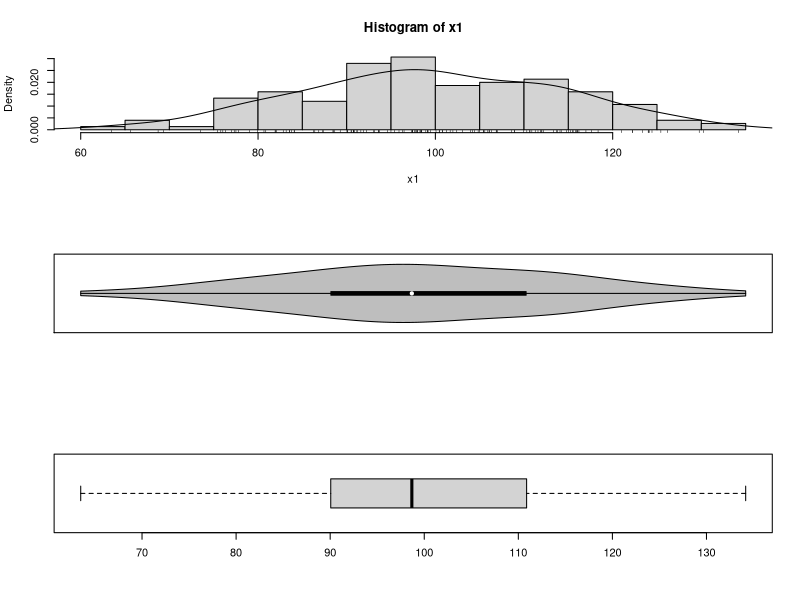
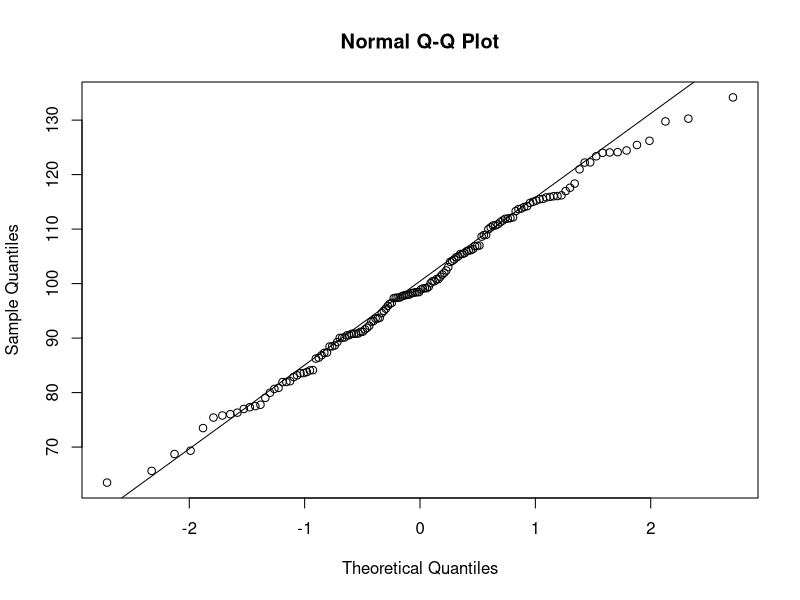
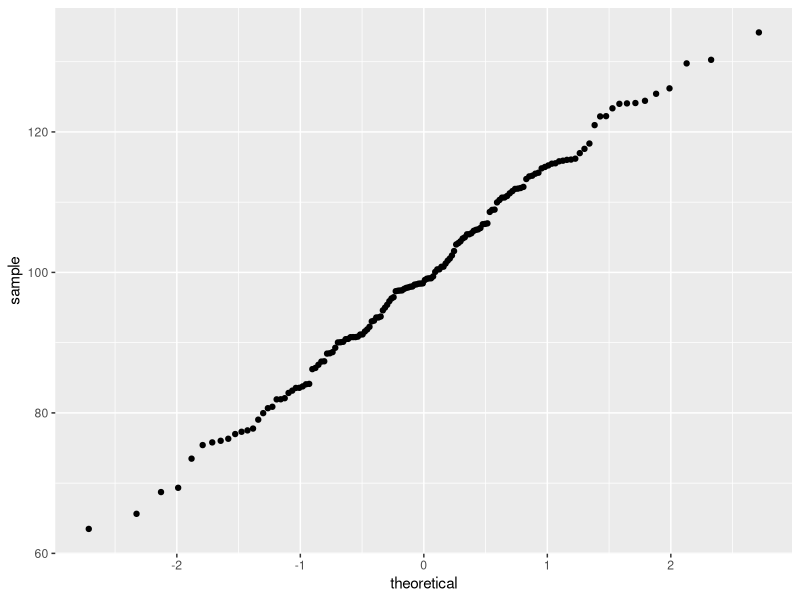
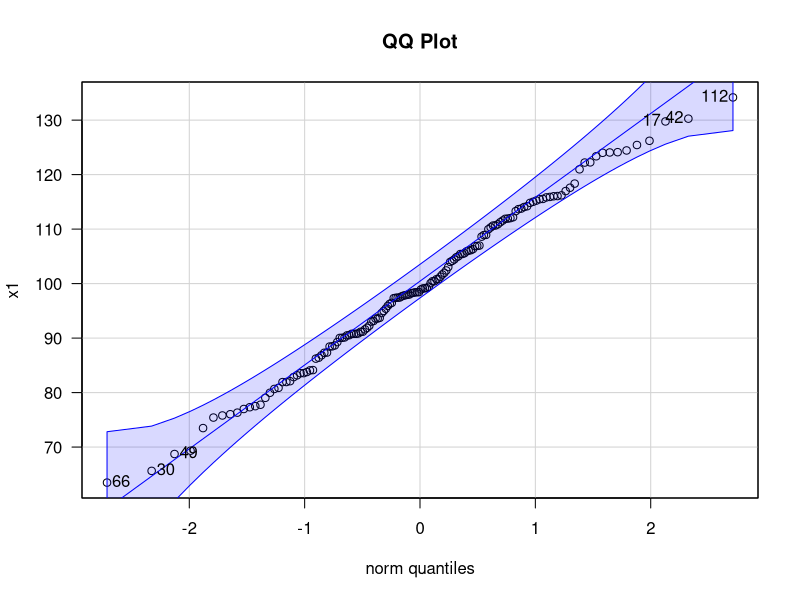
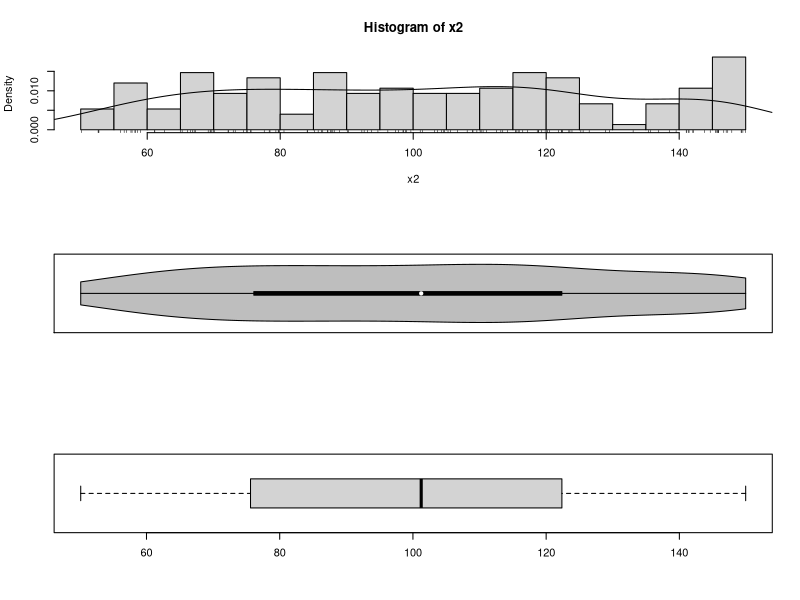
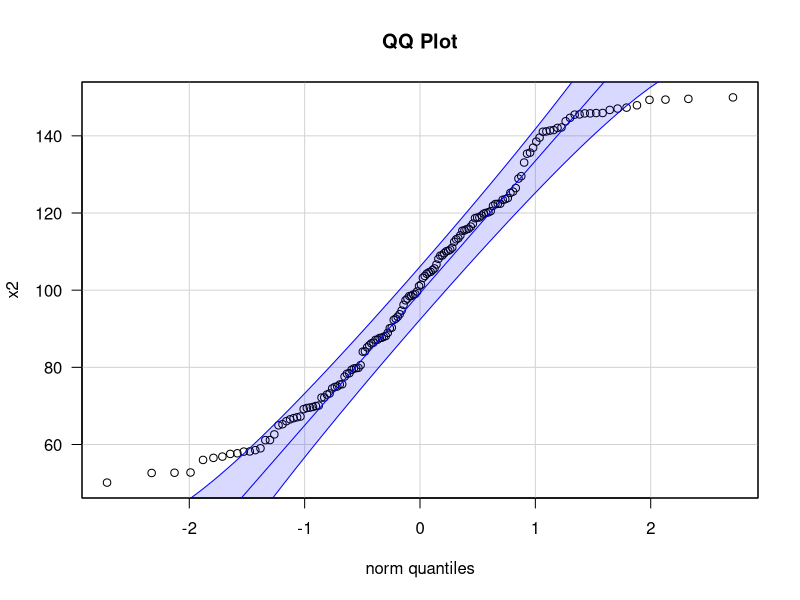
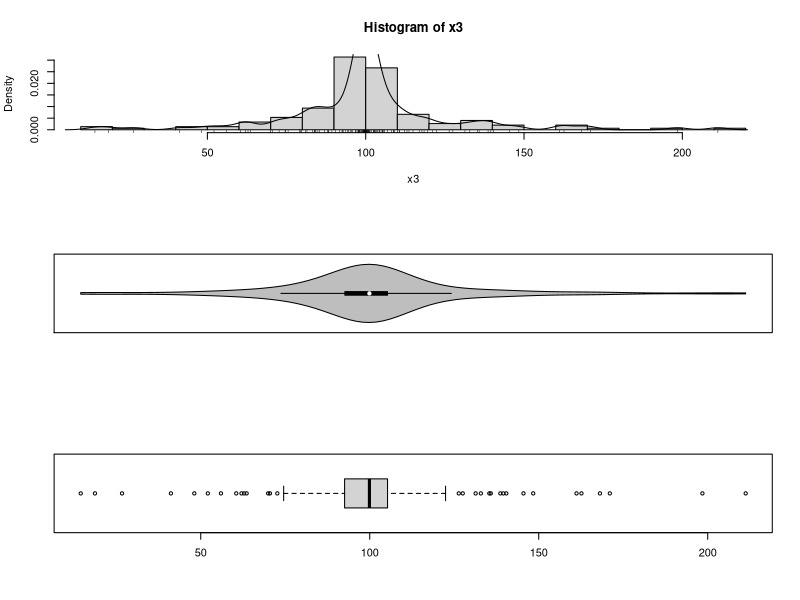
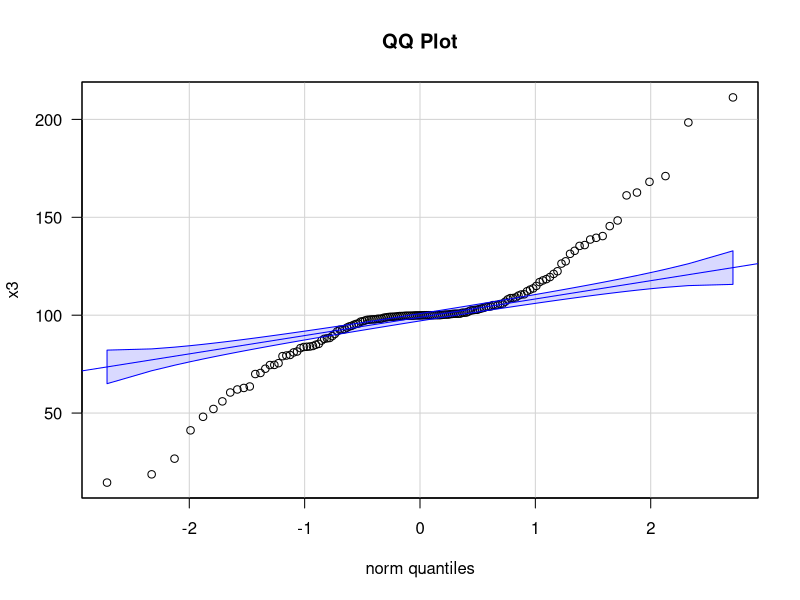

Source code (R) for these figures, in order:
x1 <- rnorm(150, mean = 100, sd = 15)
par(mfrow=c(3,1))
hist(x1, freq = FALSE, breaks = 20)
points(density(x1), type = "l")
rug(x1)
library(vioplot)
vioplot(x1, horizontal=TRUE, col="gray")
boxplot(x1, horizontal=TRUE)

par(mfrow=c(1,1))
qqnorm(x1)
qqline(x1)
library(ggplot2)
df <- data.frame(x1)
p <- ggplot(df, aes(sample = x1))
p <- p + stat_qq()
print(p)

par(mfrow=c(1,1))
install.packages("car")
library(car)
qqPlot(x1, las = 1, id = list(n = 6, cex = 1), lwd = 1, main="QQ Plot")


x2 <- runif(150, min = 50, max = 150)
par(mfrow=c(3,1))
hist(x2, freq = FALSE, breaks = 20)
points(density(x2), type = "l")
rug(x2)

library(vioplot)
vioplot(x2, horizontal=TRUE, col="gray")

boxplot(x2, horizontal=TRUE)

par(mfrow=c(1,1))
##qqPlot(x2, las = 1, id.n = 0,id.cex = 1, lwd = 1, main="QQ Plot")
qqPlot(x2, las = 1, id = list(n = 0, cex = 1), lwd = 1, main="QQ Plot")

x3.temp <- rnorm(150, mean = 0, sd = 1)
x3 <- sign(x3.temp)*x3.temp^2 * 15 + 100
par(mfrow=c(3,1))
hist(x3, freq = FALSE, breaks = 20)
points(density(x3), type = "l")
rug(x3)

library(vioplot)
vioplot(x3, horizontal=TRUE, col="gray")

boxplot(x3, horizontal=TRUE)

par(mfrow=c(1,1))
qqPlot(x3, las = 1,id = list(n = 0, cex = 1), lwd = 1, main="QQ Plot")


x4 <- rexp(150, rate = 1)
par(mfrow=c(3,1))
hist(x4, freq = FALSE, breaks = 20)
points(density(x4), type = "l")
rug(x4)
library(vioplot)
vioplot(x4, horizontal=TRUE, col="gray")
boxplot(x4, horizontal=TRUE)
par(mfrow=c(1,1))
qqPlot(x4, las = 1, id = list(n = 0, cex = 1), lwd = 1, main="QQ Plot")


x5 <- 15 - rexp(150, rate = 0.5)
par(mfrow=c(3,1))
hist(x5, freq = FALSE, breaks = 20)
points(density(x5), type = "l")
rug(x5)
library(vioplot)
vioplot(x5, horizontal=TRUE, col="gray")
boxplot(x5, horizontal=TRUE)
par(mfrow=c(1,1))
qqPlot(x5, las = 1, id = list(n = 0, cex = 1), lwd = 1, main="QQ Plot")



shapiro.test(x1)
install.packages("nortest")
library(nortest)
ad.test(x1)
cvm.test(x1)
shapiro.test(x2)
library(nortest)
ad.test(x2)
cvm.test(x2)
shapiro.test(x3)
library(nortest)
ad.test(x3)
cvm.test(x3)
shapiro.test(x4)
library(nortest)
ad.test(x4)
cvm.test(x4)
shapiro.test(x5)
library(nortest)
ad.test(x5)
cvm.test(x5)
